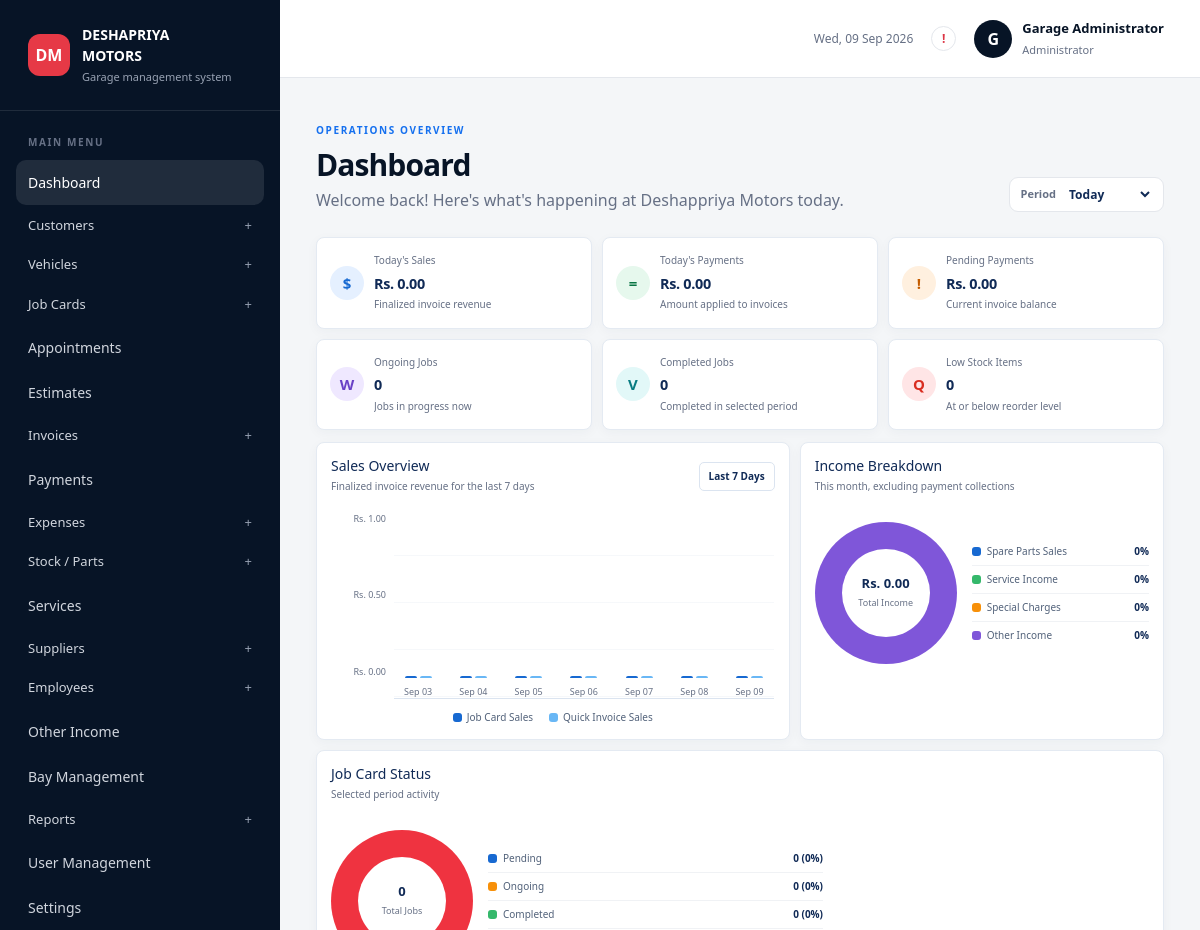
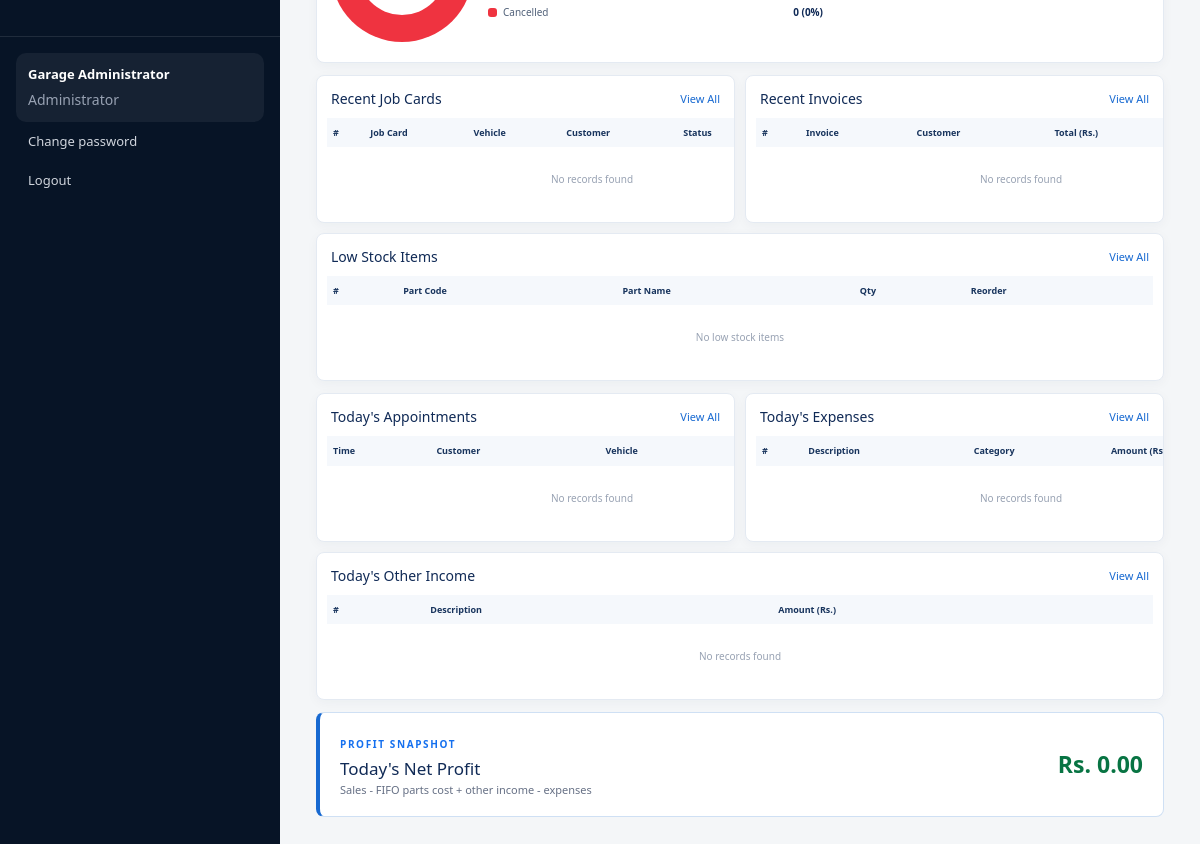
/index.php?page=admin (signed in), run on the app's committed database (2 pictures, top to bottom).
### tables this page shows
CREATE TABLE IF NOT EXISTS `users` (
    `id` BIGINT UNSIGNED NOT NULL AUTO_INCREMENT,
    `name` VARCHAR(120) NOT NULL,
    `username` VARCHAR(80) NULL,
    `email` VARCHAR(190) NULL,
    `mobile` VARCHAR(40) NULL,
    `role` ENUM('administrator', 'cashier') NOT NULL DEFAULT 'cashier',
    `status` ENUM('active', 'inactive') NOT NULL DEFAULT 'active',
    `last_login_at` DATETIME NULL,
    `password` VARCHAR(255) NOT NULL,
    `created_at` TIMESTAMP NULL DEFAULT CURRENT_TIMESTAMP,
    `updated_at` TIMESTAMP NULL DEFAULT CURRENT_TIMESTAMP ON UPDATE CURRENT_TIMESTAMP,
    PRIMARY KEY (`id`),
    UNIQUE KEY `users_email_unique` (`email`),
    UNIQUE KEY `users_username_unique` (`username`)
);

CREATE TABLE IF NOT EXISTS `receipt_settings` (
    `id` TINYINT UNSIGNED NOT NULL,
    `garage_name` VARCHAR(160) NOT NULL,
    `tagline` VARCHAR(190) NULL,
    `contact_number` VARCHAR(40) NULL,
    `secondary_contact_number` VARCHAR(40) NULL,
    `email` VARCHAR(190) NULL,
    `address` TEXT NULL,
    `logo_path` VARCHAR(255) NULL,
    `receipt_header` TEXT NULL,
    `receipt_footer` TEXT NULL,
    `updated_at` DATETIME NOT NULL DEFAULT CURRENT_TIMESTAMP ON UPDATE CURRENT_TIMESTAMP,
    PRIMARY KEY (`id`)
);

### views/admin-dashboard.php (the view, shortened to what the rows shown need)
<?php
$settings = receipt_settings();
$currency = static fn(float $amount): string => 'Rs. ' . number_format($amount, 2);
$percent = static function (int $value, int $total): string {
    return $total > 0 ? number_format(($value / $total) * 100, 0) . '%' : '0%';
};
$statusLabel = static fn(string $status): string => ucwords(str_replace('_', ' ', $status));
$jobTotal = array_sum($dashboard['job_status']);
$incomeTotal = array_sum($dashboard['income']);
$partsEnd = $incomeTotal ? ($dashboard['income']['parts'] / $incomeTotal) * 100 : 0;
$servicesEnd = $incomeTotal ? (($dashboard['income']['parts'] + $dashboard['income']['services']) / $incomeTotal) * 100 : 0;
$chargesEnd = $incomeTotal ? (($dashboard['income']['parts'] + $dashboard['income']['services'] + $dashboard['income']['charges']) / $incomeTotal) * 100 : 0;
$pendingEnd = $jobTotal ? ($dashboard['job_status']['pending'] / $jobTotal) * 100 : 0;
$ongoingEnd = $jobTotal ? (($dashboard['job_status']['pending'] + $dashboard['job_status']['ongoing']) / $jobTotal) * 100 : 0;
$completedEnd = $jobTotal ? (($dashboard['job_status']['pending'] + $dashboard['job_status']['ongoing'] + $dashboard['job_status']['completed']) / $jobTotal) * 100 : 0;
$salesMax = 1.0;
foreach ($dashboard['sales_chart'] as $salesDay) {
    $salesMax = max($salesMax, (float) $salesDay['job_card'], (float) $salesDay['quick']);
}
?>
<section class="dashboard-page">
    <div class="dashboard-heading">
        <div>
            <span class="eyebrow">Operations overview</span>
            <h1>Dashboard</h1>
            <p>Welcome back! Here's what's happening at <?= e($settings['garage_name'] ?? 'Deshappriya Motors') ?> today.</p>
        </div>
        <form class="dashboard-period" method="get">
            <label for="dashboard-period">Period</label>
            <select id="dashboard-period" name="period" onchange="this.form.submit()">
                <?php foreach (['today' => 'Today', 'week' => 'This Week', 'month' => 'This Month'] as $value => $label): ?><option value="<?= $value ?>" <?= $dashboard['period'] === $value ? 'selected' : '' ?>><?= $label ?></option><?php endforeach; ?>
            </select>
        </form>
    </div>
    <div class="dashboard-kpis">
        <?php foreach ([
            ['Today\'s Sales', $currency($dashboard['sales']), 'Finalized invoice revenue', 'is-blue', '$', 'index.php?page=admin&section=reports-sales'],
            ['Today\'s Payments', $currency($dashboard['payments']), 'Amount applied to invoices', 'is-green', '=', 'index.php?page=admin&section=reports-payments'],
            ['Pending Payments', $currency($dashboard['pending']), 'Current invoice balance', 'is-orange', '!', 'index.php?page=admin&section=invoices'],
            ['Ongoing Jobs', number_format($dashboard['ongoing']), 'Jobs in progress now', 'is-purple', 'W', 'index.php?page=admin&section=jobcards-ongoing'],
            ['Completed Jobs', number_format($dashboard['completed']), 'Completed in selected period', 'is-teal', 'V', 'index.php?page=admin&section=jobcards-completed'],
            ['Low Stock Items', number_format($dashboard['low_stock']), 'At or below reorder level', 'is-red', 'Q', 'index.php?page=admin&section=stock-low'],
        ] as $kpi): ?><a class="dashboard-kpi dashboard-kpi-link <?= $kpi[3] ?>" href="<?= e($kpi[5]) ?>"><span class="dashboard-kpi-icon"><?= e($kpi[4]) ?></span><div><small><?= e($kpi[0]) ?></small><strong><?= e($kpi[1]) ?></strong><span><?= e($kpi[2]) ?></span></div></a><?php endforeach; ?>
    </div>
    <div class="dashboard-chart-grid">
        <article class="dashboard-card sales-chart-card">
            <div class="dashboard-card-heading"><div><h2>Sales Overview</h2><span>Finalized invoice revenue for the last 7 days</span></div><span class="dashboard-range">Last 7 Days</span></div>
            <div class="sales-chart" aria-label="Sales overview chart">
                <div class="sales-axis"><span><?= e($currency($salesMax)) ?></span><span><?= e($currency($salesMax / 2)) ?></span><span>Rs. 0.00</span></div>
                <div class="sales-bars">
                    <?php foreach ($dashboard['sales_chart'] as $row): $jobHeight = $salesMax > 0 ? ($row['job_card'] / $salesMax) * 100 : 0; $quickHeight = $salesMax > 0 ? ($row['quick'] / $salesMax) * 100 : 0; ?><div class="sales-day"><div class="sales-columns"><span class="sales-bar job-bar" style="height:<?= number_format($jobHeight, 2, '.', '') ?>%" title="Job Card: <?= e($currency($row['job_card'])) ?>"></span><span class="sales-bar quick-bar" style="height:<?= number_format($quickHeight, 2, '.', '') ?>%" title="Quick Invoice: <?= e($currency($row['quick'])) ?>"></span></div><small><?= e(date('M d', strtotime($row['date']))) ?></small></div><?php endforeach; ?>
                </div>
            </div>
            <div class="chart-legend"><span><i class="legend-blue"></i>Job Card Sales</span><span><i class="legend-sky"></i>Quick Invoice Sales</span></div>
        </article>
        <article class="dashboard-card income-card">
            <div class="dashboard-card-heading"><div><h2>Income Breakdown</h2><span>This month, excluding payment collections</span></div></div>
            <div class="donut-layout"><div class="dashboard-donut" style="--parts-end:<?= number_format($partsEnd, 2, '.', '') ?>%;--services-end:<?= number_format($servicesEnd, 2, '.', '') ?>%;--charges-end:<?= number_format($chargesEnd, 2, '.', '') ?>%"><div><strong><?= e($currency($incomeTotal)) ?></strong><span>Total Income</span></div></div><div class="donut-list"><?php foreach ([['Spare Parts Sales', $dashboard['income']['parts'], 'legend-blue'], ['Service Income', $dashboard['income']['services'], 'legend-green'], ['Special Charges', $dashboard['income']['charges'], 'legend-orange'], ['Other Income', $dashboard['income']['other'], 'legend-purple']] as $income): ?><div><span><i class="<?= e($income[2]) ?>"></i><?= e($income[0]) ?></span><b><?= e($percent((int) round($income[1]), (int) round($incomeTotal))) ?></b></div><?php endforeach; ?></div></div>
        </article>
        <article class="dashboard-card job-status-card">
            <div class="dashboard-card-heading"><div><h2>Job Card Status</h2><span>Selected period activity</span></div></div>
            <div class="donut-layout"><div class="dashboard-donut status-donut" style="--pending-end:<?= number_format($pendingEnd, 2, '.', '') ?>%;--ongoing-end:<?= number_format($ongoingEnd, 2, '.', '') ?>%;--completed-end:<?= number_format($completedEnd, 2, '.', '') ?>%"><div><strong><?= e(number_format($jobTotal)) ?></strong><span>Total Jobs</span></div></div><div class="donut-list"><?php foreach ([['pending', 'legend-blue'], ['ongoing', 'legend-orange'], ['completed', 'legend-green'], ['cancelled', 'legend-red']] as $status): ?><div><span><i class="<?= e($status[1]) ?>"></i><?= e($statusLabel($status[0])) ?></span><b><?= e(number_format($dashboard['job_status'][$status[0]])) ?> (<?= e($percent($dashboard['job_status'][$status[0]], $jobTotal)) ?>)</b></div><?php endforeach; ?></div></div>
        </article>
    </div>
    <div class="dashboard-widget-grid dashboard-widget-grid-three">
        <article class="dashboard-card dashboard-table-card"><div class="dashboard-card-heading"><h2>Recent Job Cards</h2><a href="index.php?page=admin&amp;section=jobcards-pending">View All</a></div><div class="dashboard-table-wrap"><table class="dashboard-table"><thead><tr><th>#</th><th>Job Card</th><th>Vehicle</th><th>Customer</th><th>Status</th></tr></thead><tbody><?php if (!$dashboard['recent_jobs']): ?><tr><td colspan="7" class="dashboard-empty">No records found</td></tr><?php endif; ?></tbody></table></div></article>
        <article class="dashboard-card dashboard-table-card"><div class="dashboard-card-heading"><h2>Recent Invoices</h2><a href="index.php?page=admin&amp;section=invoices">View All</a></div><div class="dashboard-table-wrap"><table class="dashboard-table"><thead><tr><th>#</th><th>Invoice</th><th>Customer</th><th>Total (Rs.)</th></tr></thead><tbody><?php if (!$dashboard['recent_invoices']): ?><tr><td colspan="5" class="dashboard-empty">No records found</td></tr><?php endif; ?></tbody></table></div></article>
        <article class="dashboard-card dashboard-table-card"><div class="dashboard-card-heading"><h2>Low Stock Items</h2><a href="index.php?page=admin&amp;section=stock-low">View All</a></div><div class="dashboard-table-wrap"><table class="dashboard-table"><thead><tr><th>#</th><th>Part Code</th><th>Part Name</th><th>Qty</th><th>Reorder</th></tr></thead><tbody><?php if (!$dashboard['low_items']): ?><tr><td colspan="5" class="dashboard-empty">No low stock items</td></tr><?php endif; ?></tbody></table></div></article>
    </div>
    <div class="dashboard-widget-grid dashboard-widget-grid-three">
        <article class="dashboard-card dashboard-table-card"><div class="dashboard-card-heading"><h2>Today's Appointments</h2><a href="index.php?page=admin&amp;section=appointments">View All</a></div><div class="dashboard-table-wrap"><table class="dashboard-table"><thead><tr><th>Time</th><th>Customer</th><th>Vehicle</th></tr></thead><tbody><?php if (!$dashboard['appointments']): ?><tr><td colspan="4" class="dashboard-empty">No records found</td></tr><?php endif; ?></tbody></table></div></article>
        <article class="dashboard-card dashboard-table-card"><div class="dashboard-card-heading"><h2>Today's Expenses</h2><a href="index.php?page=admin&amp;section=expenses">View All</a></div><div class="dashboard-table-wrap"><table class="dashboard-table"><thead><tr><th>#</th><th>Description</th><th>Category</th><th>Amount (Rs.)</th></tr></thead><tbody><?php if (!$dashboard['expenses']): ?><tr><td colspan="4" class="dashboard-empty">No records found</td></tr><?php else: foreach ($dashboard['expenses'] as $index => $row): ?><tr><td><?= $index + 1 ?></td><td><?= e($row['description']) ?></td><td><?= e($row['category']) ?></td><td><?= e(number_format((float) $row['total_amount'], 2)) ?></td></tr><?php endforeach; endif; ?></tbody></table></div></article>
        <article class="dashboard-card dashboard-table-card"><div class="dashboard-card-heading"><h2>Today's Other Income</h2><a href="index.php?page=admin&amp;section=other-income">View All</a></div><div class="dashboard-table-wrap"><table class="dashboard-table"><thead><tr><th>#</th><th>Description</th><th>Amount (Rs.)</th></tr></thead><tbody><?php if (!$dashboard['other_income']): ?><tr><td colspan="3" class="dashboard-empty">No records found</td></tr><?php else: foreach ($dashboard['other_income'] as $index => $row): ?><tr><td><?= $index + 1 ?></td><td><?= e($row['title']) ?></td><td><?= e(number_format((float) $row['amount'], 2)) ?></td></tr><?php endforeach; endif; ?></tbody></table></div></article>
    </div>
    <article class="dashboard-profit"><div><span class="eyebrow">Profit snapshot</span><h2>Today's Net Profit</h2><p>Sales - FIFO parts cost + other income - expenses</p></div><strong class="<?= $dashboard['net_profit'] < 0 ? 'is-negative' : '' ?>"><?= e($currency($dashboard['net_profit'])) ?></strong></article>
</section>

### includes/header.php (shortened to what the rows shown need)
<?php $user = current_user(); $isAdmin = $user['role'] === 'administrator'; ?>
<!doctype html>
<html lang="en">
<head>
    <link href="https://cdn.jsdelivr.net/npm/bootstrap@5.3.3/dist/css/bootstrap.min.css" rel="stylesheet">
    <link href="assets/css/style.css?v=<?= (int) filemtime(__DIR__ . '/../assets/css/style.css') ?>" rel="stylesheet">
</head>
<body>
<?php $referenceLayout = $isAdmin && (strpos((string) ($section ?? ''), 'customers') === 0 || strpos((string) ($section ?? ''), 'vehicles') === 0 || strpos((string) ($section ?? ''), 'suppliers') === 0 || strpos((string) ($section ?? ''), 'employees') === 0 || strpos((string) ($section ?? ''), 'jobcards') === 0); ?>
<div class="app-shell <?= $referenceLayout ? 'customer-layout' : '' ?> <?= ($section ?? '') === 'vehicles' ? 'vehicle-list-page' : '' ?>">
    <?php require __DIR__ . ($isAdmin ? '/admin-sidebar.php' : '/sidebar.php'); ?>
    <div class="main-area">
        <header class="topbar <?= $isAdmin ? 'admin-topbar' : '' ?>">
            <div class="topbar-tools"><span class="header-date d-none d-md-inline"><?= date('D, d M Y') ?></span><span class="notification-dot" aria-label="Notifications">!</span><div class="user-chip"><div class="avatar"><?= e(strtoupper(substr($user['name'], 0, 1))) ?></div><div class="d-none d-sm-block"><strong><?= e($user['name']) ?></strong><small><?= e(ucfirst($user['role'])) ?></small></div></div></div>
        </header>
        <main class="content-area">

### includes/admin-sidebar.php (shortened to what the rows shown need)
<?php
$adminMenu = [
    'Dashboard' => ['dashboard'], 'Customers' => ['customers', 'customers-add'], 'Vehicles' => ['vehicles', 'vehicles-add'],
    'Job Cards' => ['jobcards-new', 'jobcards-pending', 'jobcards-ongoing', 'jobcards-completed'], 'Appointments' => ['appointments'], 'Estimates' => ['estimates'], 'Invoices' => ['invoices', 'invoices-quick'], 'Payments' => ['payments'], 'Expenses' => ['expenses', 'expenses-categories'],
    'Stock / Parts' => ['stock', 'stock-add', 'stock-purchases', 'stock-low'], 'Services' => ['services'], 'Suppliers' => ['suppliers', 'suppliers-add'], 'Employees' => ['employees', 'employees-add', 'employees-salary', 'employees-advances', 'employees-loans', 'employees-attendance'], 'Other Income' => ['other-income'], 'Bay Management' => ['bays'],
    'Reports' => ['reports-sales', 'reports-job-cards', 'reports-invoices', 'reports-expenses', 'reports-stock', 'reports-customers', 'reports-vehicles', 'reports-mechanics', 'reports-bays', 'reports-payments', 'reports-profit-loss', 'reports-today-profit'], 'User Management' => ['users-cashiers'], 'Settings' => ['settings'],
];
?><aside class="sidebar admin-sidebar" data-sidebar>
    <div class="brand"><div class="brand-mark">DM</div><div><strong>DESHAPRIYA<br>MOTORS</strong><small>Garage management system</small></div></div>
    <nav class="sidebar-nav"><span class="nav-label">Main menu</span><?php foreach ($adminMenu as $group => $items): ?><?php if (count($items) === 1): ?><a class="nav-link <?= $section === $items[0] ? 'active' : '' ?>" href="index.php?page=admin&amp;section=<?= e($items[0]) ?>"><?= e($group) ?></a><?php else: ?><details class="nav-group" <?= in_array($section, $items, true) ? 'open' : '' ?>><summary><?= e($group) ?></summary></details><?php endif; ?><?php endforeach; ?></nav>
    <div class="sidebar-bottom"><div class="account-card"><strong><?= e($user['name']) ?></strong><small>Administrator</small></div><a class="side-action" href="index.php?page=password">Change password</a><form method="post" action="index.php?page=logout"><input type="hidden" name="csrf_token" value="<?= e(csrf_token()) ?>"><button class="side-action side-button">Logout</button></form></div>
</aside>

### data on the page
users: name "Garage Administrator", name "G", role "Administrator"
receipt_settings: garage_name "Deshappriya Motors"

### other printed values
$group "Dashboard"
$group "Customers"
$group "Vehicles"
$group "Job Cards"
$group "Appointments"
$group "Estimates"
$group "Invoices"
$group "Payments"
$group "Expenses"
$group "Stock / Parts"
$group "Services"
$group "Suppliers"
$group "Employees"
$group "Other Income"
$group "Bay Management"
